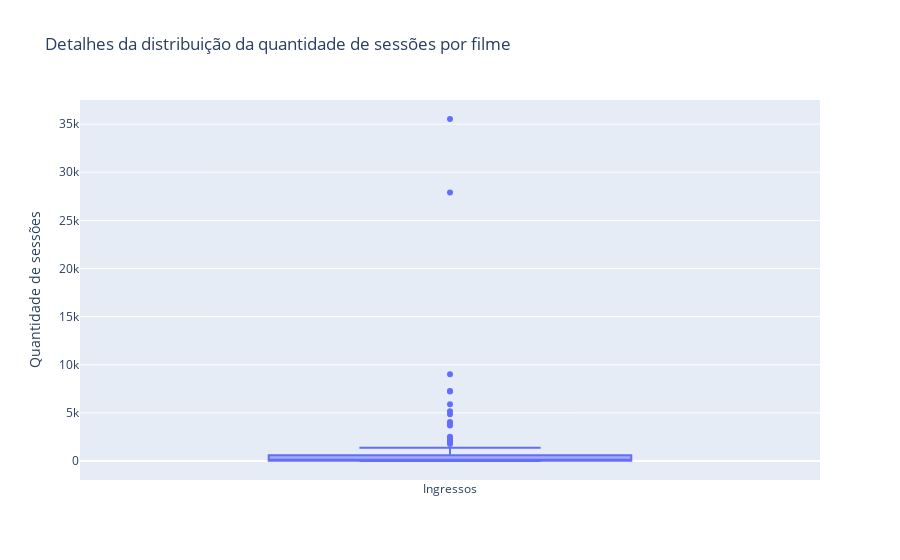

The cell this chart's notebook holds for it:
### Code cell
configure_plotly_browser_state()

trace_box = go.Box(y = filmes_agrupados_sessao_somados['Quantidade Sessao'],
                   name='Sessões')

layout = go.Layout(title="Detalhes da distribuição da quantidade de sessões por filme",
                   yaxis = {'title': 'Quantidade de sessões'})

fig = go.Figure(data, layout)

py.iplot(fig)

### Figure 1 — Plotly figure (JSON) as saved in the notebook; plotly's stock layout.template omitted (floating-point values rounded to 4 significant figures; data arrays with more than 128 entries replaced by an {"elided": "..."} marker saying what was removed)
{"data": [{"y": {"elided": "162 int values"}, "type": "box", "name": "Ingressos"}], "layout": {"yaxis": {"title": {"text": "Quantidade de sessões"}}, "title": {"text": "Detalhes da distribuição da quantidade de sessões por filme"}}}
